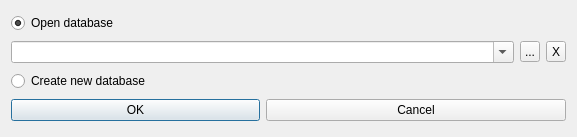
<?xml version="1.0" encoding="UTF-8"?>
<ui version="4.0">
 <class>QuickStartDlg</class>
 <widget class="QDialog" name="QuickStartDlg">
  <property name="geometry">
   <rect>
    <x>0</x>
    <y>0</y>
    <width>577</width>
    <height>137</height>
   </rect>
  </property>
  <property name="windowTitle">
   <string>Quick Start</string>
  </property>
  <layout class="QGridLayout" name="gridLayout">
   <item row="3" column="0">
    <widget class="QPushButton" name="pushOk">
     <property name="text">
      <string>OK</string>
     </property>
    </widget>
   </item>
   <item row="1" column="0" colspan="2">
    <widget class="QComboBox" name="comboOpen">
     <property name="editable">
      <bool>true</bool>
     </property>
    </widget>
   </item>
   <item row="0" column="0" colspan="2">
    <widget class="QRadioButton" name="radioOpen">
     <property name="text">
      <string>Open database</string>
     </property>
     <property name="checked">
      <bool>true</bool>
     </property>
    </widget>
   </item>
   <item row="1" column="2">
    <widget class="QToolButton" name="toolOverview">
     <property name="minimumSize">
      <size>
       <width>20</width>
       <height>20</height>
      </size>
     </property>
     <property name="maximumSize">
      <size>
       <width>20</width>
       <height>16777215</height>
      </size>
     </property>
     <property name="text">
      <string>...</string>
     </property>
    </widget>
   </item>
   <item row="2" column="0" colspan="2">
    <widget class="QRadioButton" name="radioCreate">
     <property name="text">
      <string>Create new database</string>
     </property>
    </widget>
   </item>
   <item row="3" column="1" colspan="3">
    <widget class="QPushButton" name="pushCancel">
     <property name="text">
      <string>Cancel</string>
     </property>
    </widget>
   </item>
   <item row="1" column="3">
    <widget class="QToolButton" name="toolRemove">
     <property name="minimumSize">
      <size>
       <width>20</width>
       <height>20</height>
      </size>
     </property>
     <property name="maximumSize">
      <size>
       <width>20</width>
       <height>16777215</height>
      </size>
     </property>
     <property name="text">
      <string>X</string>
     </property>
    </widget>
   </item>
  </layout>
 </widget>
 <layoutdefault spacing="6" margin="11"/>
 <resources/>
 <connections>
  <connection>
   <sender>pushCancel</sender>
   <signal>clicked()</signal>
   <receiver>QuickStartDlg</receiver>
   <slot>reject()</slot>
   <hints>
    <hint type="sourcelabel">
     <x>458</x>
     <y>119</y>
    </hint>
    <hint type="destinationlabel">
     <x>277</x>
     <y>70</y>
    </hint>
   </hints>
  </connection>
 </connections>
</ui>
